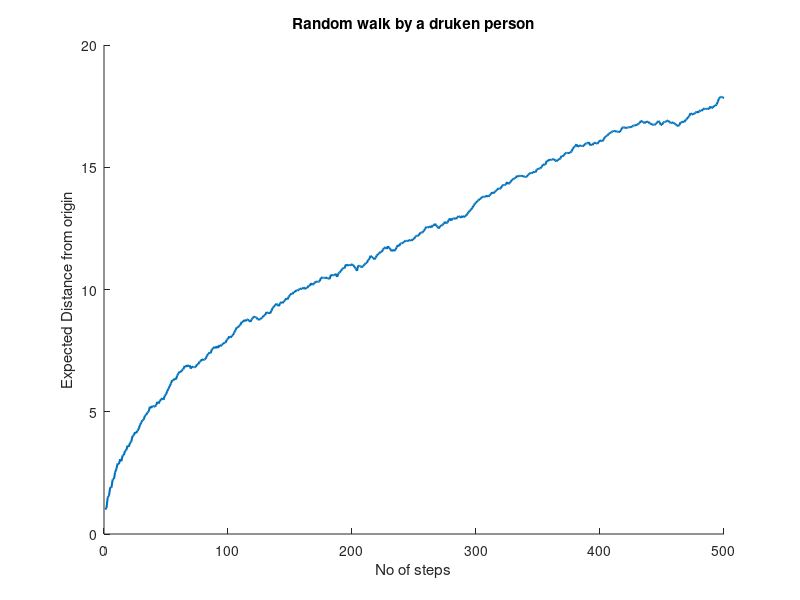
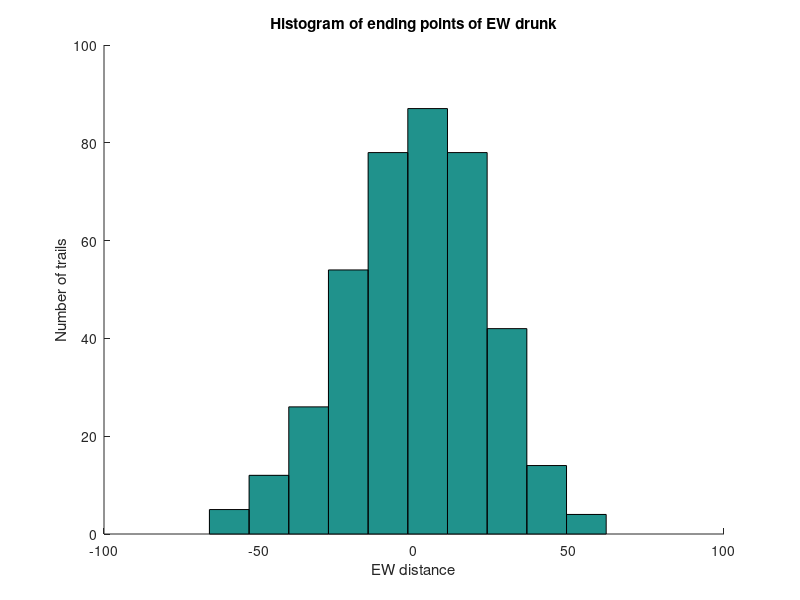

Write the MATLAB code that produced these figures, in order.
close all;
clear all;
%clc

N=500;
L=400;
x=0;
y=0;

distance = zeros(1,N);
end_points = zeros(L,1);

for l = 1:L
    x=0;
    y=0;
        % This is one single experiment simulating 100 coin flipps
    for n=1:N
        k=rand;
        if(k<0.5)
            % consider it as west
            x=x-1;
        else
            % consider it as east
            x=x+1;
        end
        % Calculate expected distance of the drunk from origin in each of the experiment.
        distance(l,n) = sqrt(x.^2 + y.^2);
    end
    end_points(l,1) = x;
    
    % End of the experiment.
end
exp_distance_mean = mean(distance);

% Expected distance from origin
figure
hold on;
title('Random walk by a druken person');
xlabel ('No of steps');
ylabel('Expected Distance from origin');
plot(1:N,exp_distance_mean,'LineWidth',1.5);
hold off;

figure
hold on;
title('Histogram of ending points of EW drunk');
xlabel ('EW distance');
ylabel('Number of trails');
hist(end_points);







disp(exp_distance_mean(N));